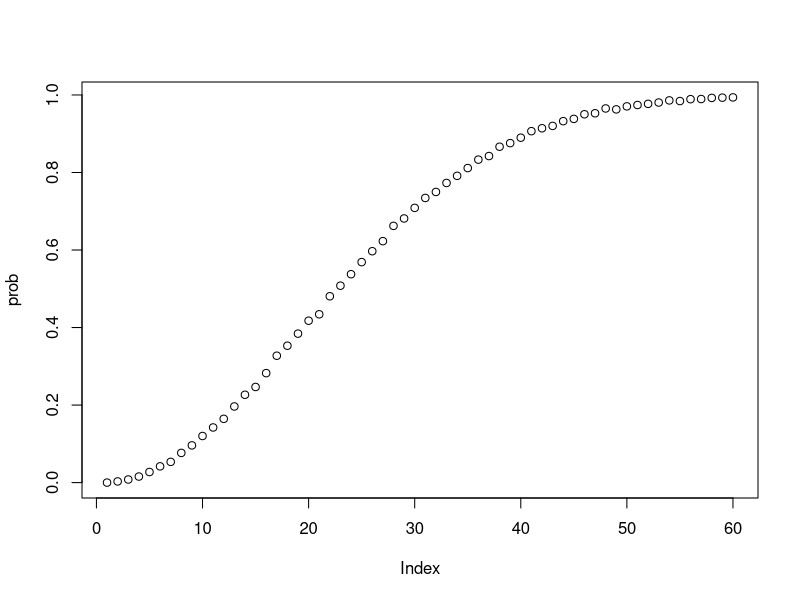
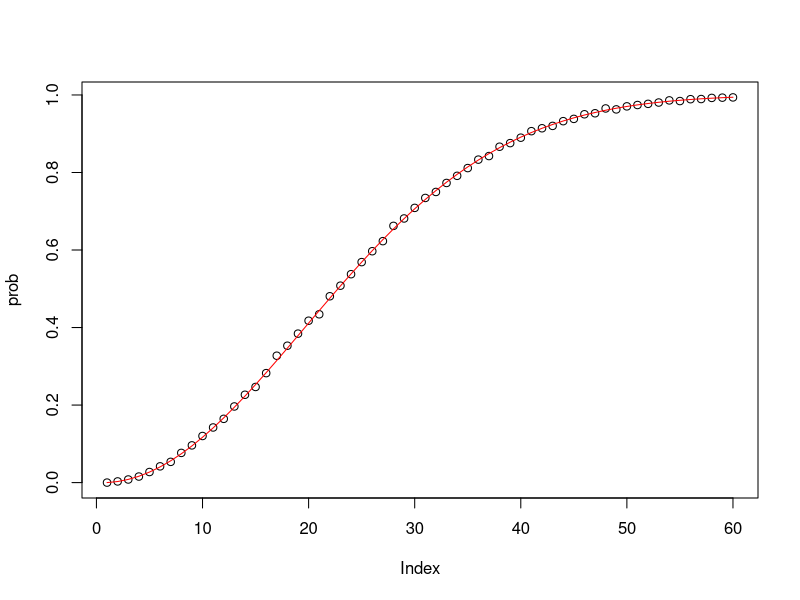

Generate these figures, in order, with R:
# Create a data structure
beads <- c(rep("red", 2), rep("blue", 3))

# Take a sample from beads
sample(beads, 1)

# Monte Carlo simulation with replicate() (note: selection occurs with replacement, that is, the bead is put back into the urn after selection)
events <- replicate(10000, sample(beads, 1))

# Tabulate our distribution
tab <- table(events)
tab

# Compute proportions
prop.table(tab)

# Monte Carlo simulation with sample()
events <- sample(beads, 10000, replace = TRUE)

# Tabulate our distribution
tab <- table(events)
tab

# Compute proportions
prop.table(tab)

# Among a group of 50 people, what is the probability that 2 people share the same birthday?
events <- replicate(10000, {
	bdays <- sample(1:365, 50, replace = TRUE)
	any(duplicated(bdays))	
})
mean(events)

# Turn this into a function so we can iterate
compute_prob <- function(n, B = 10000) {
	events <- replicate(10000, {
		bdays <- sample(1:365, n, replace = TRUE)
		any(duplicated(bdays))	
	})
	mean(events)

}
compute_prob(50)
n <- seq(1:60)
prob <- sapply(n, compute_prob)
plot(prob)

# Compute exact probability
exact_prob <- function(n) {
	prob_unique <- seq(365, 365 - n + 1) / 365
	1 - prod(prob_unique)
}
exact_prob(50)
eprob <- sapply(n, exact_prob)
plot(prob)
lines(n, eprob, col = "red")

# Monty Hall problem
B <- 10000
# Don't switch doors
stick <- replicate(B, {
	doors <- as.character(1:3)
	prize <- sample(c("car", "goat", "goat"))
	prize_door <- doors[prize == "car"]
	my_pick <- sample(doors, 1)
	show <- sample(doors[! doors %in% c(my_pick, prize_door)], 1)
	stick <- my_pick
	stick == prize_door
})
mean(stick)

# Switch doors
switch <- replicate(B, {
	doors <- as.character(1:3)
	prize <- sample(c("car", "goat", "goat"))
	prize_door <- doors[prize == "car"]
	my_pick <- sample(doors, 1)
	show <- sample(doors[! doors %in% c(my_pick, prize_door)], 1)
	stick <- my_pick
	switch <- doors[! doors %in% c(my_pick, show)]
	switch == prize_door
})
mean(switch)